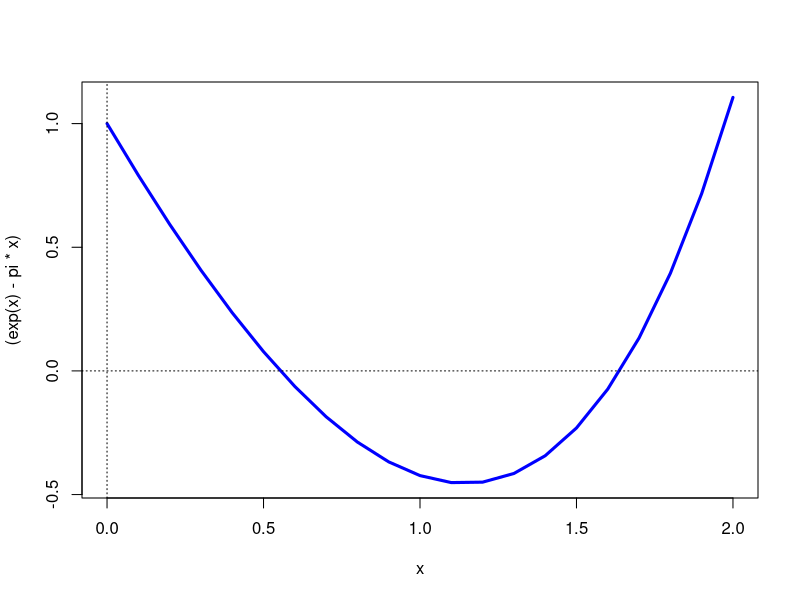

R code for this plot:
intuitivo = function(f,a,b,tol,maxIter){
  k = 0
  x = a
  d = (b-a)/10
  repeat{
    x = x + d
    if(f(x)<0){
      x = x-d
      d = d/10
    }
    
    if(k>maxIter) break;
    
    if(abs(d)<tol) {
      break
    }
    
    cat("x ","= ",x,"k= ",k," d= ",d,"\n")
    k = k+1
  }
  cat("\n La raiz es aproximadamente ", x, " con  ", k," iteraciones")
}
x=seq(0,2,by=0.1)
f = function(x) exp(x)-(pi*x)
intuitivo(f,0,1,1e-12,100)
plot(x,(exp(x)-pi*x),type="l",col="blue",lwd=3)
abline(h=0,v=0, lty=3)
